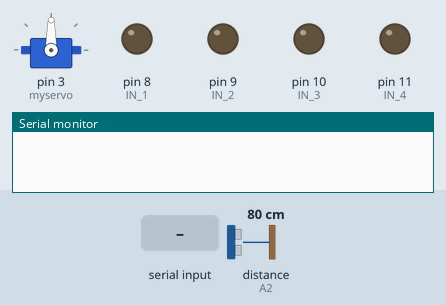
The sketch below on a simulated Arduino Uno, built with avr-gcc and run on an emulated ATmega328P. Shown: servo, output pins drawn as LEDs (lit = HIGH), the last lines printed to the serial monitor. The test bench sets the inputs (shaded band); at power-on: distance to the obstacle (sensor on A2) 80 cm. The echo pulse lasts 58.3 µs per cm; pins used as bus, display or sensor lines are not drawn.

Above: at 1.2 s.
1.3 s: byte 30 received over Serial
At 1.8 s:
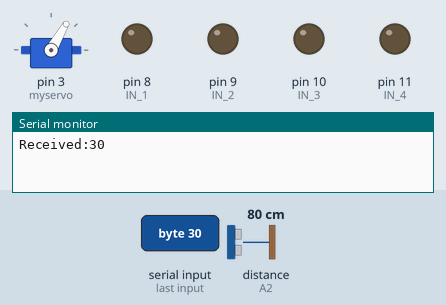
At 2.8 s:
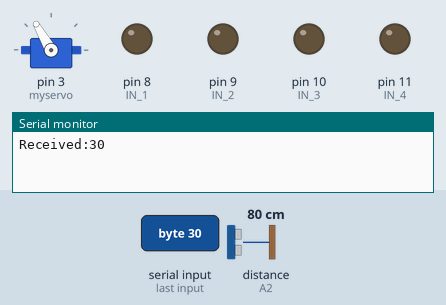
Timing chart, 0 to 4.3 s (numbered marks = the images above; inputs shaded):
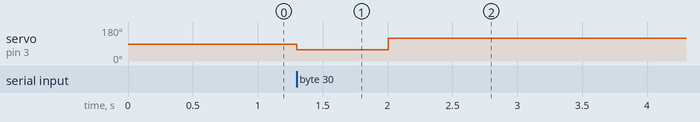

Measured:
- after the input at 1.3 s, servo on pin 3 (myservo): 90° → 60° at once, → 120° 0.71 s later

The sketch:

Autonomous_Car_and_Driving_Car_Using_Uno.ino
```cpp
#include <Servo.h>
#include "Drive.h"
//#include "Ping.h"

int Trig = A1;
int Echo = A2;

int rightDistance = 0, leftDistance = 0;

int Distance_test() {
  digitalWrite(Trig, LOW);
  delayMicroseconds(2);
  digitalWrite(Trig, HIGH);
  delayMicroseconds(20);
  digitalWrite(Trig, LOW);
  float distance = pulseIn(Echo, HIGH);
  distance = distance / 58;
  return (int) distance;
}

  Servo myservo;

  char command;

  void setup() {
    Serial.begin(9600);
    myservo.attach(3);
    drive::setup();
    //    ping::setup();
    pinMode(Echo, INPUT);
    pinMode(Trig, OUTPUT);
  }

  void loop() {
    if (Serial.available() > 0) {
      int command = Serial.read();
      Serial.print("Received:");
      Serial.println(command);
//      if (command == 87) {
//        if (command == 66) //Forward
//        {
//          drive::backward();
//        }
//        if (command == 70) //Backward
//        {
//          drive::forward();
//        }
//        if (command == 82)
//        {
//          drive::turn_right();
//        }
//        if (command == 76)
//        {
//          drive::turn_left();
//        }
//        if (command == 83) {
//          drive::stop();
//        }
//      }
//      if (command == 85) {
        myservo.write(60);  //setservo position to right side
        delay(700);
        rightDistance = Distance_test();

        myservo.write(120);  //setservo position to left side
        delay(700);
        leftDistance = Distance_test();


        if ((rightDistance > 70) && (leftDistance > 70)) {
          drive::stop();
        } else if ((rightDistance >= 20) && (leftDistance >= 20)) {
          drive::backward();
        } else if ((rightDistance <= 10) && (leftDistance <= 10)) {
          drive::forward();
          delay(100);
        } else if (rightDistance - 3 > leftDistance) {
          drive::turn_left();
          delay(100);
        } else if (rightDistance + 3 < leftDistance) {
          drive::turn_right();
          delay(100);
        }
//      }
//      else {
//        drive::stop();
//      }
    }
  }
```

Drive.h
```cpp
namespace drive {
int IN_1 = 8; // Kanan
int IN_2 = 9; // Kanan
int IN_3 = 10; // Kiri
int IN_4 = 11; // Kiri

void setup () {
  pinMode(IN_1, OUTPUT);
  pinMode(IN_2, OUTPUT);
  pinMode(IN_3, OUTPUT);
  pinMode(IN_4, OUTPUT);
}

void turn_right() {
  digitalWrite(IN_1, LOW);
  digitalWrite(IN_2, LOW);
  digitalWrite(IN_3, LOW);
  digitalWrite(IN_4, HIGH);
}

void turn_left() {
  digitalWrite(IN_1, LOW);
  digitalWrite(IN_2, HIGH);
  digitalWrite(IN_3, LOW);
  digitalWrite(IN_4, LOW);
}

void forward() {
  digitalWrite(IN_1, LOW);
  digitalWrite(IN_2, HIGH);
  digitalWrite(IN_3, LOW);
  digitalWrite(IN_4, HIGH);
}

void backward() {
  digitalWrite(IN_1, HIGH);
  digitalWrite(IN_2, LOW);
  digitalWrite(IN_3, HIGH);
  digitalWrite(IN_4, LOW);
}
void stop() {
  digitalWrite(IN_1, LOW);
  digitalWrite(IN_2, LOW);
  digitalWrite(IN_3, LOW);
  digitalWrite(IN_4, LOW);
}
}
```
